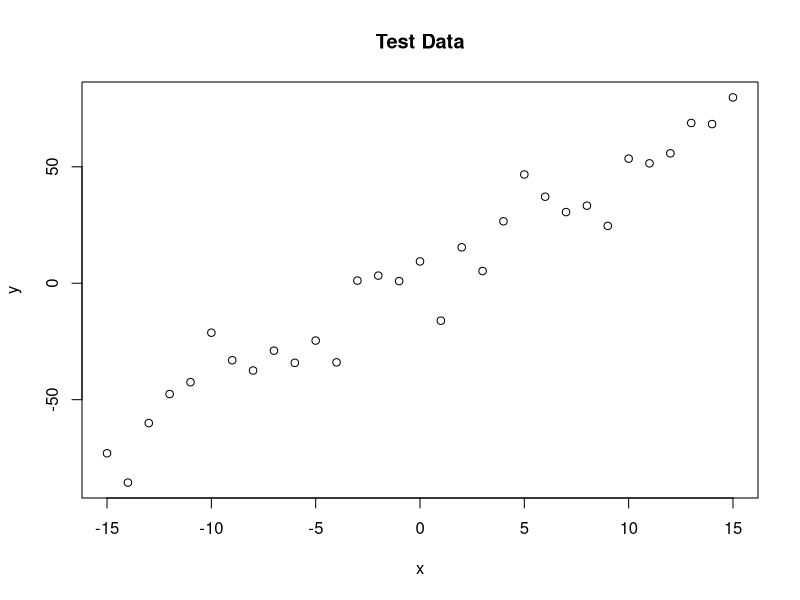
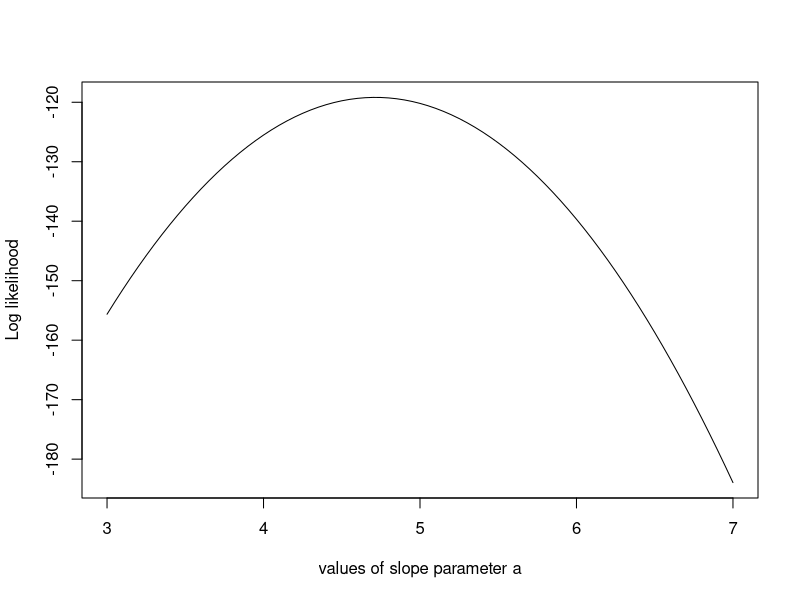
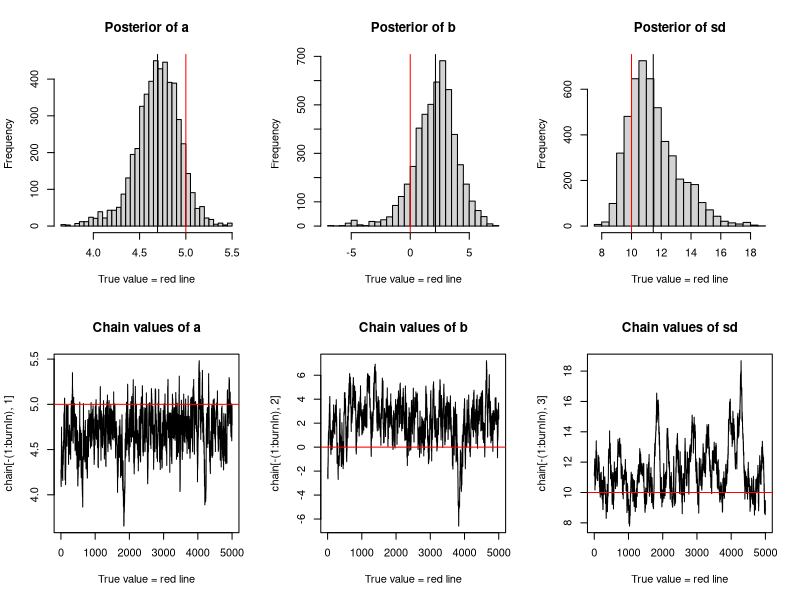

These figures' R source, in order:
## ---- chunk 1
knitr::opts_chunk$set(echo = TRUE)

 
trueA <- 5
trueB <- 0
trueSd <- 10
sampleSize <- 31
 
# create independent x-values 
x <- (-(sampleSize-1)/2):((sampleSize-1)/2)
# create dependent values according to ax + b + N(0,sd)
y <-  trueA * x + trueB + rnorm(n=sampleSize,mean=0,sd=trueSd)
 
plot(x,y, main="Test Data")
## ---- chunk 2
likelihood <- function(param){
    a = param[1]
    b = param[2]
    sd = param[3]
     
    pred = a*x + b
    singlelikelihoods = dnorm(y, mean = pred, sd = sd, log = T)
    sumll = sum(singlelikelihoods)
    return(sumll)   
}
 
# Example: plot the likelihood profile of the slope a
slopevalues <- function(x){return(likelihood(c(x, trueB, trueSd)))}
slopelikelihoods <- lapply(seq(3, 7, by=.05), slopevalues )
plot (seq(3, 7, by=.05), slopelikelihoods , type="l", xlab = "values of slope parameter a", ylab = "Log likelihood")
## ---- chunk 3
# Prior distribution
prior <- function(param){
    a = param[1]
    b = param[2]
    sd = param[3]
    aprior = dunif(a, min=0, max=10, log = T)
    bprior = dnorm(b, sd = 5, log = T)
    sdprior = dunif(sd, min=0, max=30, log = T)
    return(aprior+bprior+sdprior)
}
## ---- chunk 4
posterior <- function(param){
   return (likelihood(param) + prior(param))

}
## ---- chunk 5
proposalfunction <- function(param){
    return(rnorm(3,mean = param, sd= c(0.1,0.5,0.3)))
}
 
run_metropolis_MCMC <- function(startvalue, iterations){
    chain = array(dim = c(iterations+1,3))
    chain[1,] = startvalue
    for (i in 1:iterations){
        proposal = proposalfunction(chain[i,])
         
        probab = exp(posterior(proposal) - posterior(chain[i,]))
        if (runif(1) < probab){
            chain[i+1,] = proposal
        }else{
            chain[i+1,] = chain[i,]
        }
    }
    return(chain)
}
 
startvalue = c(4,0,10)
chain = run_metropolis_MCMC(startvalue, 10000)
 
burnIn = 5000
acceptance = 1-mean(duplicated(chain[-(1:burnIn),]))
## ---- chunk 6
par(mfrow = c(2,3))
hist(chain[-(1:burnIn),1],nclass=30, , main="Posterior of a", xlab="True value = red line" )
abline(v = mean(chain[-(1:burnIn),1]))
abline(v = trueA, col="red" )
hist(chain[-(1:burnIn),2],nclass=30, main="Posterior of b", xlab="True value = red line")
abline(v = mean(chain[-(1:burnIn),2]))
abline(v = trueB, col="red" )
hist(chain[-(1:burnIn),3],nclass=30, main="Posterior of sd", xlab="True value = red line")
abline(v = mean(chain[-(1:burnIn),3]) )
abline(v = trueSd, col="red" )
plot(chain[-(1:burnIn),1], type = "l", xlab="True value = red line" , main = "Chain values of a", )
abline(h = trueA, col="red" )
plot(chain[-(1:burnIn),2], type = "l", xlab="True value = red line" , main = "Chain values of b", )
abline(h = trueB, col="red" )
plot(chain[-(1:burnIn),3], type = "l", xlab="True value = red line" , main = "Chain values of sd", )
abline(h = trueSd, col="red" )
 
# for comparison:
summary(lm(y~x))

